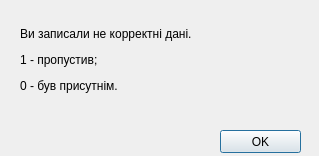
<?xml version="1.0" encoding="UTF-8"?>
<ui version="4.0">
 <class>Dialog</class>
 <widget class="QDialog" name="Dialog">
  <property name="geometry">
   <rect>
    <x>0</x>
    <y>0</y>
    <width>319</width>
    <height>156</height>
   </rect>
  </property>
  <property name="windowTitle">
   <string>Dialog</string>
  </property>
  <widget class="QPushButton" name="pushButton">
   <property name="geometry">
    <rect>
     <x>220</x>
     <y>130</y>
     <width>81</width>
     <height>23</height>
    </rect>
   </property>
   <property name="text">
    <string>OK</string>
   </property>
  </widget>
  <widget class="QLabel" name="label">
   <property name="geometry">
    <rect>
     <x>20</x>
     <y>20</y>
     <width>281</width>
     <height>81</height>
    </rect>
   </property>
   <property name="text">
    <string>&lt;html&gt;&lt;head/&gt;&lt;body&gt;&lt;p&gt;Ви записали не корректні дані.&lt;/p&gt;&lt;p&gt;1 - пропустив;&lt;/p&gt;&lt;p&gt;0 - був присутнім.&lt;/p&gt;&lt;/body&gt;&lt;/html&gt;</string>
   </property>
  </widget>
 </widget>
 <resources/>
 <connections/>
</ui>
